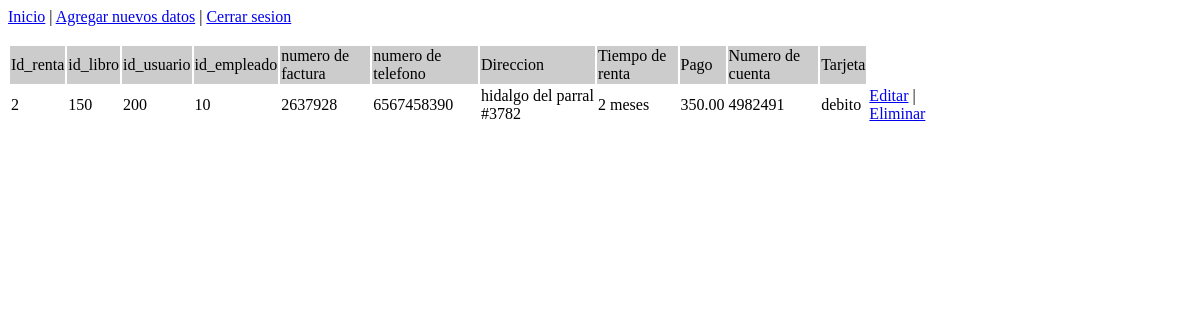
Before: /ver.php (signed in) with the older database file.
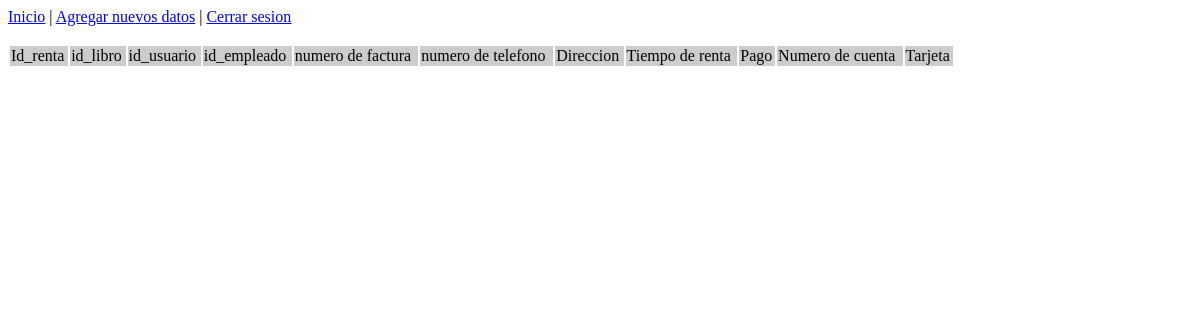
After: the same page with the newer database file.
### tables this page shows
CREATE TABLE `renta` (
  `id` int(11) NOT NULL,
  `id_renta` int(11) NOT NULL,
  `id_libro` int(11) NOT NULL,
  `id_usuario` int(11) NOT NULL,
  `id_empleado` int(11) NOT NULL,
  `num_factura` int(50) NOT NULL,
  `num_telefono` bigint(11) NOT NULL,
  `direccion` varchar(100) NOT NULL,
  `tiempo_renta` varchar(50) NOT NULL,
  `pago` decimal(10,2) NOT NULL,
  `num_cuenta` int(11) NOT NULL,
  `tipo_tarjeta` varchar(50) NOT NULL
);

### ver.php (the view, shortened to what this page needs)
<?php
$ID=$_SESSION['id'];
?>
<?php
include_once("connection.php");
$result = mysqli_query($mysqli, "SELECT * FROM renta WHERE id='$ID'");
?>
<html>
<head>
</head>
<body>
	<a href="index.php">Inicio</a> | <a href="agregar2.html">Agregar nuevos datos</a> | <a href="cerrar_sesion.php">Cerrar sesion</a>
	<br/><br/>
	<table width='80%' border=0>
		<tr bgcolor='#CCCCCC'>
			<td>Id_renta</td>
			<td>id_libro</td>
			<td>id_usuario</td>
			<td>id_empleado</td>
			<td>numero de factura</td>
			<td>numero de telefono</td>
			<td>Direccion</td>
			<td>Tiempo de renta</td>
			<td>Pago</td>
			<td>Numero de cuenta</td>
			<td>Tarjeta</td>
		</tr>
		<?php
		while($res = mysqli_fetch_array($result)) {
			echo "<tr>";
			echo "<td>".$res['id_renta']."</td>";
			echo "<td>".$res['id_libro']."</td>";
			echo "<td>".$res['id_usuario']."</td>";
			echo "<td>".$res['id_empleado']."</td>";
			echo "<td>".$res['num_factura']."</td>";
			echo "<td>".$res['num_telefono']."</td>";
			echo "<td>".$res['direccion']."</td>";
			echo "<td>".$res['tiempo_renta']."</td>";
			echo "<td>".$res['pago']."</td>";
			echo "<td>".$res['num_cuenta']."</td>";
			echo "<td>".$res['tipo_tarjeta']."</td>";
			echo "<td><a href=\"editar.php?id=$res[id]\">Editar</a> | <a href=\"eliminar.php?id=$res[id_renta]\" onClick=\"return confirm('Estas seguro de que quieres borrar?')\">Eliminar</a></td>";
		}
		?>
	</table>
</body>
</html>

Changed rows visible on the page:
removed renta: id_renta "2", id_libro "150", id_usuario "200", id_empleado "10", num_factura "2637928", num_telefono "6567458390", direccion "hidalgo del parral #3782", tiempo_renta "2 meses", pago "350.00", num_cuenta "4982491", tipo_tarjeta "debito"
